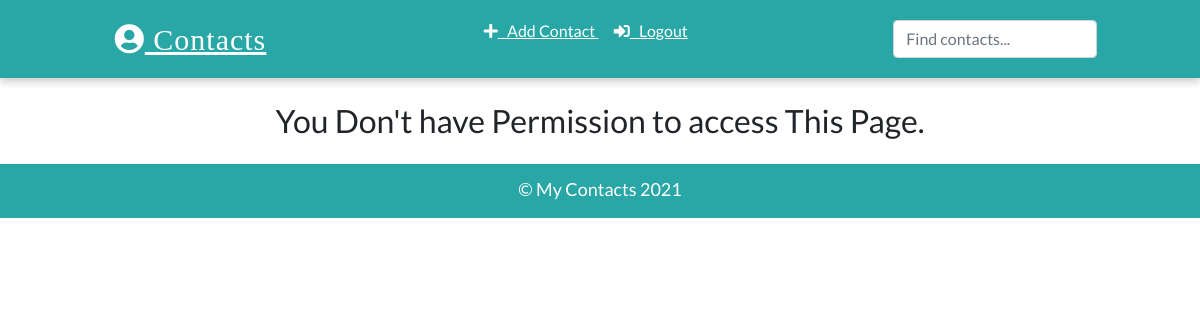
Before: /contact/update/2 (signed in) with the older database file.
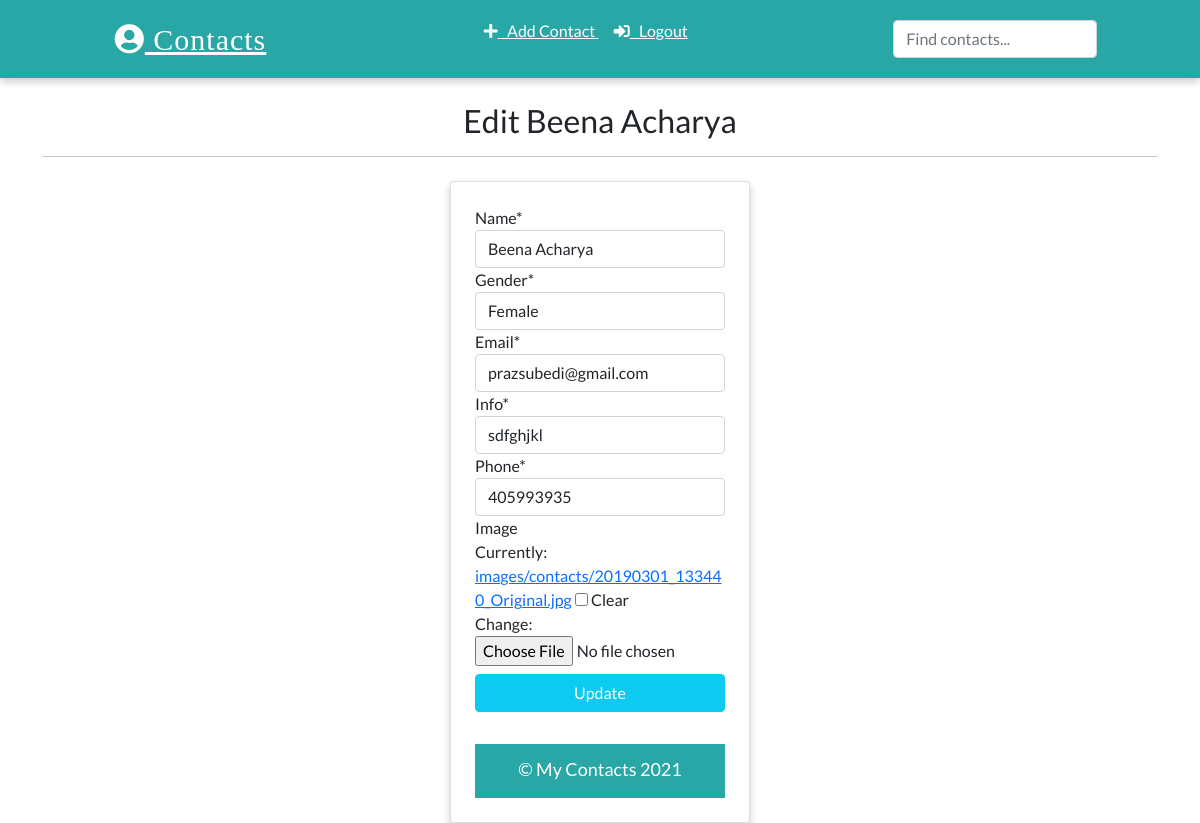
After: the same page with the newer database file.
### app/models.py (models this page shows)
class Contact(models.Model):
    manager = models.ForeignKey(User, on_delete=models.CASCADE, default = None)
    name = models.CharField(max_length=30)
    email = models.EmailField(max_length=100)
    phone = models.IntegerField()
    info = models.CharField(max_length=30)
    gender = models.CharField(max_length=20, choices=(
        ('male', 'Male'),
        ('female', 'Female')
    ))
    image = models.ImageField(upload_to='images/contacts', blank=True)
    date_added = models.DateTimeField(default=datetime.now)
    def __str__(self):
        return self.name
    class Meta:
        ordering = ['-id']

### app/views.py (the view, shortened to what this page needs)
# urls.py: path("contact/update/<int:pk>", views.ContactUpdateView.as_view(), name="update"),
class ContactUpdateView(LoginRequiredMixin, edit.UpdateView):
    template_name = 'update.html'
    model = models.Contact
    fields = ['name', 'gender', 'email', 'info', 'phone','image']

### templates/update.html (shortened to what this page needs)
{% extends 'base.html' %}
{% load static %}
{% load crispy_forms_tags %}
{% block content %}
{% if contact.manager == request.user %}
    <div class="container">
    <h2 class="heading font-weight-light text-center">Edit {{contact}}</h2>
    <hr />
</div>
<div class="container w-25 card p-4 mt-4">
    <form action="" method="POST" enctype="multipart/form-data">
    {{form|crispy }}
    <input type="submit" value="Update" class="w-100 text-white text-center my-2 btn btn-info">
    </form>
{% else %}
    <h2 class="heading font-weight-light text-center">You Don't have Permission to access This Page.</h2>
{% endif %}
{% endblock content %}

### templates/base.html (shortened to what this page needs)
{% load static %}
<!DOCTYPE html>
<html lang="en">
  <head>
    <link href="https://cdn.jsdelivr.net/npm/bootstrap@5.0.2/dist/css/bootstrap.min.css" rel="stylesheet">
    <link rel="stylesheet" href="{% static 'css/main.css' %}" />
    <link
      rel="stylesheet"
      href="https://use.fontawesome.com/releases/v5.6.3/css/all.css"
    />
  </head>
  <body>
    <nav>
      <a class="logo" href="{% url 'home' %}">
        <i class="fas fa-user-circle"></i>&nbsp;Contacts
      </a>
      {% if request.user.is_authenticated %}
      <p clas="feature-link m-0 p-0">
      <a href="{% url 'create' %}" class="mr-4 text-white">
      <i class='fas fa-plus'> </i> &nbsp; Add Contact
      </a>
      <a href="{% url 'logout' %}" class="mr-4 text-white">
      <i class='fas fa-sign-in-alt'> </i> &nbsp; Logout
      </a>
      {% endif %}
      </p>
      <form class="form-inline my-2" action="{% url 'search' %}" method="GET">
        <input
          class="form-control search-box"
          type="search"
          placeholder="Find contacts..."
          name='search_term'
          value='{{search_term}}'
        />
      </form>
    </nav>
    <br />
    {% block content %}
    {% endblock content %}
    <footer class="mt-4 p-2">
      <p class="text-center p-1 m-0">&copy; My Contacts 2021</p>
    </footer>
  </body>
</html>

### static/css/main.css (style rules this page uses)
:root { --back: #29a7a6; --girl: #e64298; --boy: #2874dd; }
body { font-family: Lato, sans-serif; }
nav { font-weight: light; display: flex; justify-content: space-around; background-color: var(--back); align-items: center; padding-top: 12px; padding-bottom: 12px; box-shadow: 0 4px 8px 0 rgba(0, 0, 0, 0.2); }
.logo { font-size: 30px; letter-spacing: 1px; color: white; padding: 2px 12px; border-radius: 8px; font-family: cursive; }
.card { box-shadow: 0 4px 8px 0 rgba(0, 0, 0, 0.2); transition: 0.3s; min-width: 250px; box-sizing: border-box; }
footer { background-color: var(--back); color: white; font-size: 18px; border-bottom: 3px solid var(--back); }

Changed rows visible on the page:
now on this page (row edited): Contact: name "Beena Acharya", gender "Female", email "prazsubedi@gmail.com", info "sdfghjkl", phone "405993935"
changed Contact: manager_id empty → 1 (drawn); name "Prajjwal" → "Beena Acharya" (drawn)
Other visible differences:
form field form: (not shown) → "☐"
form field value: (not shown) → "Update"
text no longer shown: "You Don't have Permission to access This Page."
text now shown: "Edit Name * Gender * Email * Info * Phone * Image Currently: images/contacts/20190301_133440_Original.jpg Clear Change:"
